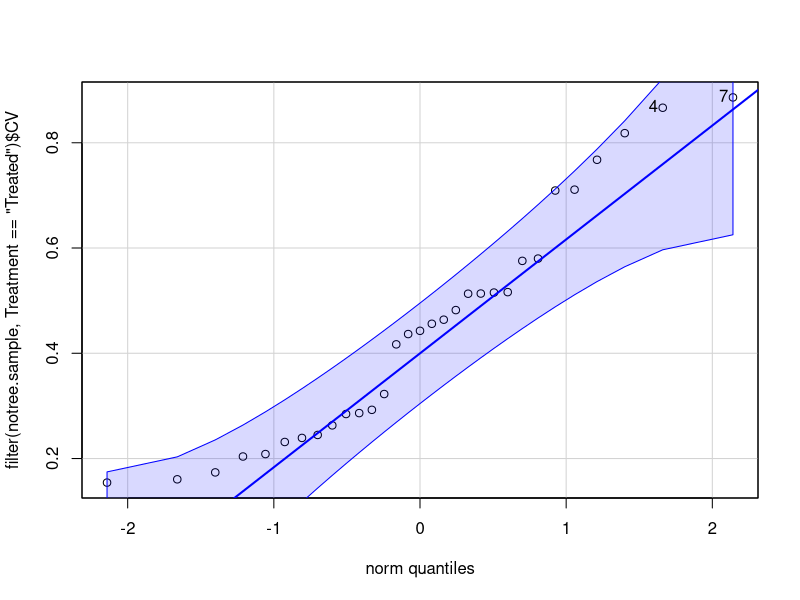
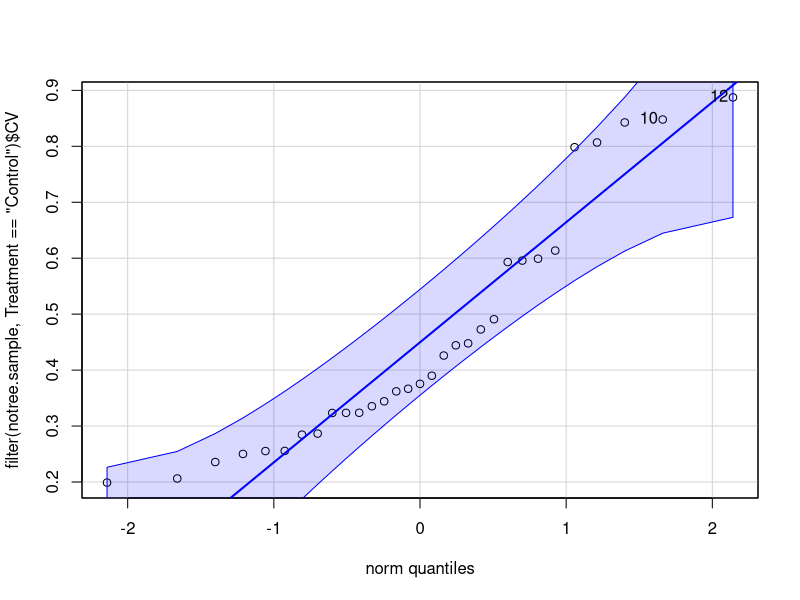
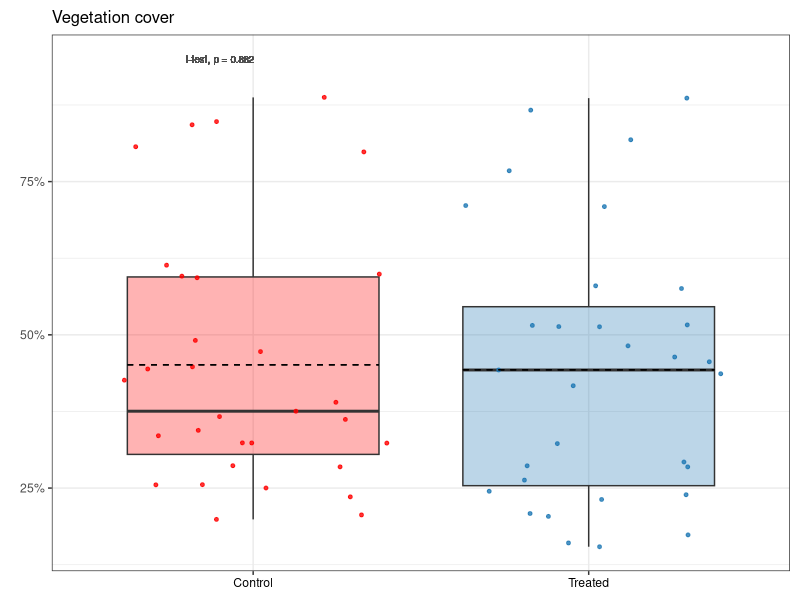
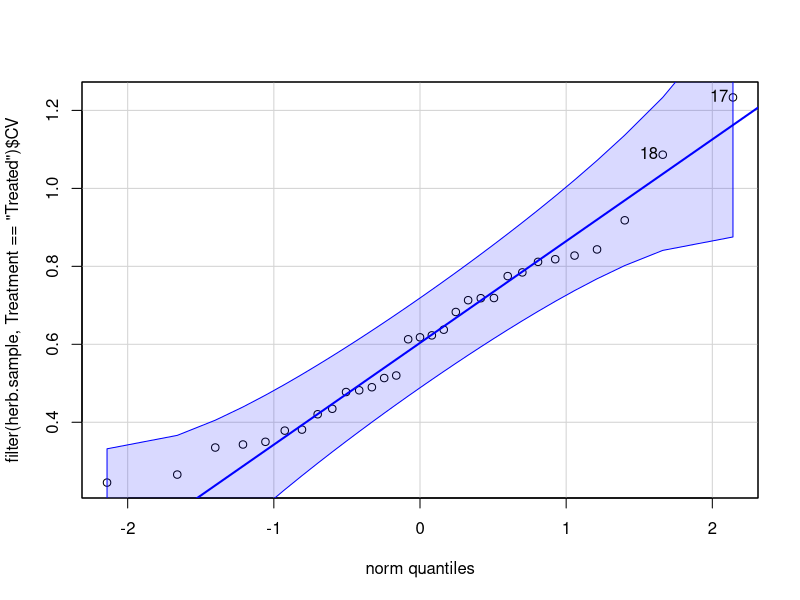
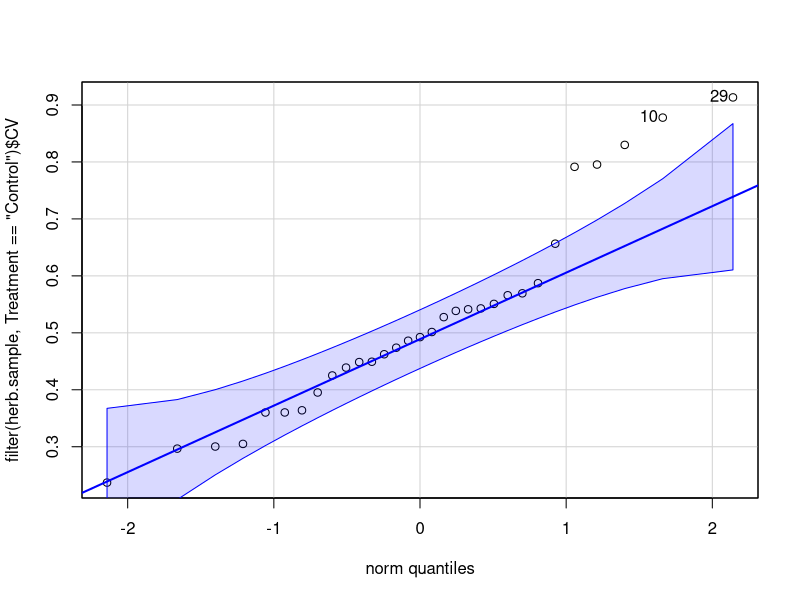
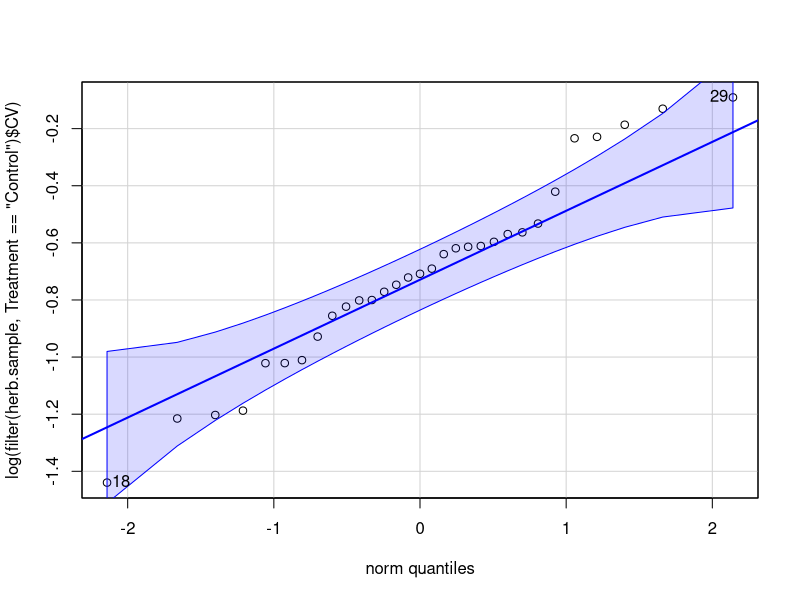
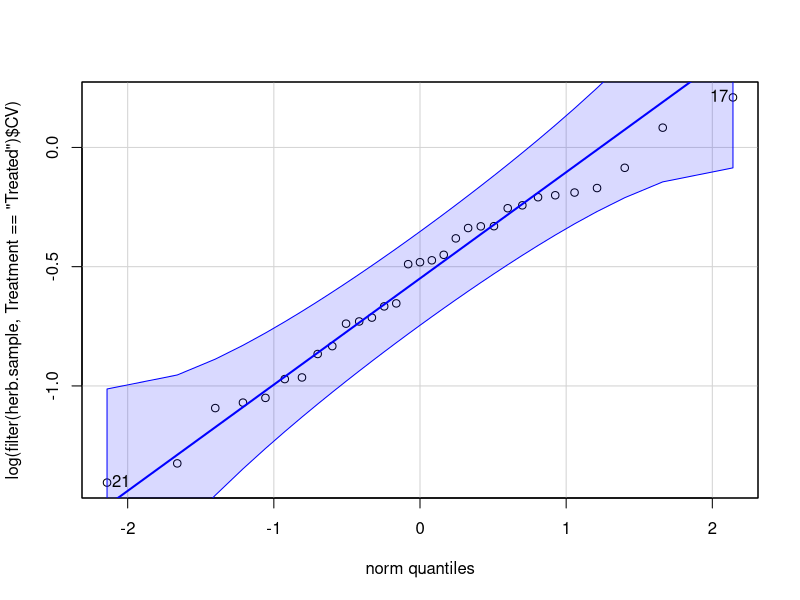
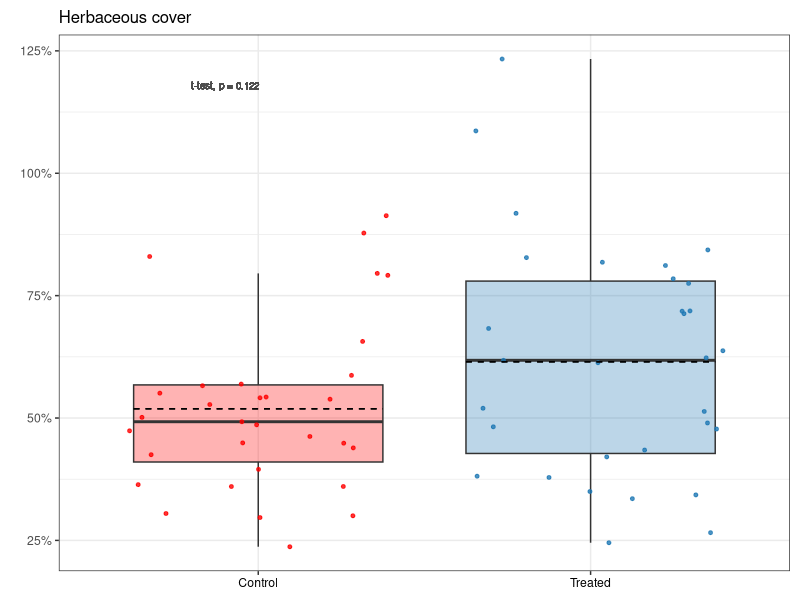

These charts were generated, in order, by the following R code: (Note: this script raises an error after producing the figures.)
# Purpose: Create veg CV figures for publication, and code for published R Markdown.
#   Main figures: combined notree, herb, shrub
#   Supp figures: combined richness & Shannon
#   Code: calculate CV, qq-plots, t-test/Wilcox, plot

# Created: 2023-08-28
# Last updated: 2023-08-2

library(tidyverse)
library(car)
library(scales)
library(ggpubr)

# Load data ---------------------------------------------------------------

notree.all <- read_csv("data/publish/Herb-and-shrub-cover_2012-2021.csv")
herb.all <- read_csv("data/publish/Herb-cover_2012-2021.csv") 
shrub.all <- read_csv("data/publish/Shrub-cover_2012-2021.csv")
per.div <- read_csv("data/publish/Perennial-plant-diversity_2012-2021.csv")


# Notree cover ------------------------------------------------------------

# Find CV for each sample over time
notree.sample <- notree.all |> 
  group_by(Sample, Treatment) |> 
  summarise(CV = sd(Cover) / mean(Cover),
            .groups = "keep")

# Explore distribution
qqPlot(filter(notree.sample, Treatment == "Treated")$CV) # normal
qqPlot(filter(notree.sample, Treatment == "Control")$CV) # normal

# Compare means
t.test(filter(notree.sample, Treatment == "Treated")$CV,
       filter(notree.sample, Treatment == "Control")$CV) # NS, p = 0.882

# Plot
notree.plot.cv <- notree.sample |> 
  ggplot(aes(x = Treatment, y = CV)) +
  geom_boxplot(alpha = 0.3,
               outlier.shape = NA,
               aes(fill = Treatment)) +
  geom_jitter(size = 1,
              alpha = 0.8,
              aes(color = Treatment)) +
  scale_color_manual(values = c("red", "#1F78B4")) +
  scale_fill_manual(values = c("red", "#1F78B4")) +
  labs(title = "Vegetation cover",
       x = NULL,
       y = NULL) +
  theme_bw() +
  theme(legend.position = "none") +
  scale_y_continuous(labels = percent) +
  theme(axis.text.x = element_text(color = "black")) +
  geom_text(aes(x = 0.9, y = 0.95, label = "t-test, p = 0.882"),
            color = "gray30",
            size = 2.5) +
  theme(plot.margin = margin(0.1, 0.1, 0.1, 0.2, "in")) +
  stat_summary(fun = mean, geom = "errorbar", aes(ymax = after_stat(y), ymin = after_stat(y)),
               width = 0.75, linetype = "dashed") +
  theme(plot.title = element_text(size = 12))
notree.plot.cv



# Herb cover --------------------------------------------------------------

# Find CV for each sample over time
herb.sample <- herb.all |> 
  group_by(Sample, Treatment) |> 
  summarise(CV = sd(Cover) / mean(Cover),
            .groups = "keep")

# Explore distribution
qqPlot(filter(herb.sample, Treatment == "Treated")$CV) # normal
qqPlot(filter(herb.sample, Treatment == "Control")$CV) # not quite normal?

# Log transformation sort of helps Control
qqPlot(log(filter(herb.sample, Treatment == "Control")$CV)) # more normal?
qqPlot(log(filter(herb.sample, Treatment == "Treated")$CV)) # normal

herb.sample <- herb.sample |> 
  mutate(CV_log = log(CV))

# Compare means
t.test(filter(herb.sample, Treatment == "Treated")$CV_log,
       filter(herb.sample, Treatment == "Control")$CV_log) # NS, p = 0.122

# Plot
herb.plot.cv <- herb.sample |> 
  ggplot(aes(x = Treatment, y = CV)) +
  geom_boxplot(alpha = 0.3,
               outlier.shape = NA,
               aes(fill = Treatment)) +
  geom_jitter(size = 1,
              alpha = 0.8,
              aes(color = Treatment)) +
  scale_color_manual(values = c("red", "#1F78B4")) +
  scale_fill_manual(values = c("red", "#1F78B4")) +
  labs(title = "Herbaceous cover",
       x = NULL, 
       y = NULL) +
  theme_bw() +
  theme(legend.position = "none") +
  scale_y_continuous(labels = percent)  +
  theme(axis.text.x = element_text(color = "black")) +
  geom_text(aes(x = 0.9, y = 1.18, label = "t-test, p = 0.122"),
            color = "gray30",
            size = 2.5) +
  theme(plot.margin = margin(0.1, 0.1, 0.1, 0.2, "in")) +
  stat_summary(fun = mean, geom = "errorbar", aes(ymax = after_stat(y), ymin = after_stat(y)),
               width = 0.75, linetype = "dashed") +
  theme(plot.title = element_text(size = 12))
herb.plot.cv


# Shrub cover -------------------------------------------------------------

# Find CV for each sample over time
shrub.sample <- shrub.all |> 
  group_by(Sample, Treatment) |> 
  summarise(CV = sd(Cover) / mean(Cover),
            .groups = "keep") # NaNs produced because some have 0 cover and can't divide by 0

# Replace NaNs with 0
shrub.sample[1, 3] <- 0
shrub.sample[5, 3] <- 0
shrub.sample[8, 3] <- 0

# Explore distribution
qqPlot(filter(shrub.sample, Treatment == "Control")$CV) # not normal
qqPlot(filter(shrub.sample, Treatment == "Treated")$CV) # not normal

# Compare means (cannot log transform with 0s)
wilcox.test(filter(shrub.sample, Treatment == "Treated")$CV,
            filter(shrub.sample, Treatment == "Control")$CV) # p = 0.01429
#   Warning: cannot compute exact p-value with ties
#     Warning is fine


# Plot
letters.shrub <- data.frame(x = c(1, 2),
                            y = c(2.5, 2.5),
                            label = c("a", "b"))

shrub.plot.cv <- shrub.sample |> 
  ggplot(aes(x = Treatment, y = CV)) +
  geom_boxplot(alpha = 0.3,
               outlier.shape = NA,
               aes(fill = Treatment)) +
  geom_jitter(size = 1,
              alpha = 0.8,
              aes(color = Treatment)) +
  scale_color_manual(values = c("red", "#1F78B4")) +
  scale_fill_manual(values = c("red", "#1F78B4")) +
  labs(title = "Shrub cover",
       x = NULL,
       y = "Coefficient of variation") +
  theme_bw() +
  theme(legend.position = "none") +
  scale_y_continuous(labels = percent)  +
  theme(axis.text.x = element_text(color = "black")) +
  geom_text(aes(x = 0.9, y = 2.75, label = "Wilcox test, \np = 0.014"),
            color = "gray30",
            size = 2.5) +
  geom_text(data = letters.shrub,
            aes(x = x, y = y, label = label),
            color = "black") +
  theme(plot.margin = margin(0.1, 0, 0.1, 0.1, "in")) +
  stat_summary(fun = mean, geom = "errorbar", aes(ymax = after_stat(y), ymin = after_stat(y)),
               width = 0.75, linetype = "dashed") +
  theme(plot.title = element_text(size = 12))
shrub.plot.cv


# Combine notree, herb, shrub ---------------------------------------------

tiff("figures/2023-09_publish-figures/CV_shrub-herb-notree.tiff", units = "in", height = 4, width = 7, res = 1000)
ggarrange(shrub.plot.cv, herb.plot.cv, notree.plot.cv,
          ncol = 3, nrow = 1,
          labels = c("(A)", "(B)", "(C)")) 

dev.off()


# Richness ----------------------------------------------------------------

# Find CV for each sample over time
rich.sample <- per.div |> 
  group_by(Sample, Treatment) |> 
  summarise(CV = sd(rich) / mean(rich),
            .groups = "keep")

# Explore distribution
qqPlot(filter(rich.sample, Treatment3 == "Treated")$CV) # not quite normal
qqPlot(filter(rich.sample, Treatment3 == "Control")$CV) # normal

# Log transformation improves Treated 
qqPlot(log(filter(rich.sample, Treatment3 == "Treated")$CV)) # normal now
qqPlot(log(filter(rich.sample, Treatment3 == "Control")$CV)) # normal

rich.sample <- rich.sample |> 
  mutate(CV_log = log(CV))

# Compare means
t.test(filter(rich.sample, Treatment3 == "Treated")$CV_log,
       filter(rich.sample, Treatment3 == "Control")$CV_log) # NS, p = 0.093

# Plot
rich.plot.cv <- rich.sample |> 
  ggplot(aes(x = Treatment, y = CV)) +
  geom_boxplot(alpha = 0.3,
               outlier.shape = NA,
               aes(fill = Treatment)) +
  geom_jitter(size = 1,
              alpha = 0.8,
              aes(color = Treatment)) +
  scale_color_manual(values = c("red", "#1F78B4")) +
  scale_fill_manual(values = c("red", "#1F78B4")) +
  labs(title = "Perennial plant species \nrichness",
       x = NULL,
       y = "Coefficient of variation") +
  theme_bw() +
  theme(legend.position = "none") +
  scale_y_continuous(labels = percent) +
  theme(axis.text.x = element_text(color = "black")) +
  geom_text(aes(x = 0.95, y = 0.65, label = "t-test, p = 0.062"),
            color = "gray30",
            size = 2.5) +
  theme(plot.margin = margin(0.1, 0.1, 0.1, 0.1, "in")) +
  stat_summary(fun = mean, geom = "errorbar", aes(ymax = after_stat(y), ymin = after_stat(y)),
               width = 0.75, linetype = "dashed") +
  theme(plot.title = element_text(size = 12))
rich.plot.cv


# Shannon -----------------------------------------------------------------

# Find CV for each sample over time
shan.sample <- per.div |> 
  group_by(Sample, Treatment) |> 
  summarise(CV = sd(shan) / mean(shan),
            .groups = "keep")

# Explore distribution
qqPlot(filter(shan.sample, Treatment == "Treated")$CV) # normal
qqPlot(filter(shan.sample, Treatment == "Control")$CV) # almost normal

# Compare
t.test(filter(shan.sample, Treatment == "Treated")$CV,
       filter(shan.sample, Treatment == "Control")$CV) # NS, p = 0.075

# Plot
shan.plot.cv <- shan.sample |> 
  ggplot(aes(x = Treatment, y = CV)) +
  geom_boxplot(alpha = 0.3,
               outlier.shape = NA,
               aes(fill = Treatment)) +
  geom_jitter(size = 1,
              alpha = 0.8,
              aes(color = Treatment)) +
  scale_color_manual(values = c("red", "#1F78B4")) +
  scale_fill_manual(values = c("red", "#1F78B4")) +
  labs(title = "Perennial plant diversity",
       x = NULL,
       y = NULL) +
  theme_bw() +
  theme(legend.position = "none") +
  scale_y_continuous(labels = percent) +
  theme(axis.text.x = element_text(color = "black")) +
  geom_text(aes(x = 0.95, y = 0.83, label = "t-test, p = 0.075"),
            color = "gray30",
            size = 2.5) +
  theme(plot.margin = margin(0.1, 0.1, 0.1, 0.15, "in")) +
  stat_summary(fun = mean, geom = "errorbar", aes(ymax = after_stat(y), ymin = after_stat(y)),
               width = 0.75, linetype = "dashed") +
  theme(plot.title = element_text(size = 12))
shan.plot.cv



# Combine richness & Shannon ----------------------------------------------

# Supplemental figure
tiff("figures/2023-09_publish-figures/CV_rich-shan.tiff", units = "in", height = 4, width = 5.5, res = 300)
ggarrange(rich.plot.cv, shan.plot.cv,
          ncol = 2, nrow = 1,
          labels = c("(A)", "(B)")) 

dev.off()



save.image("RData/Publish_CV.RData")
